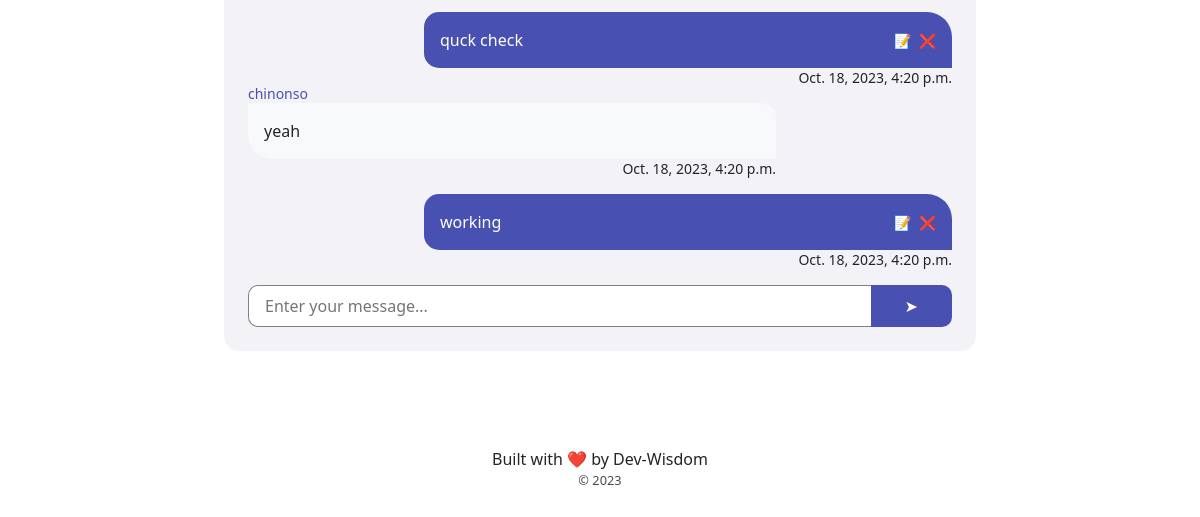
Page /group-chat/1/ (signed in, lower part) on the earlier database version.
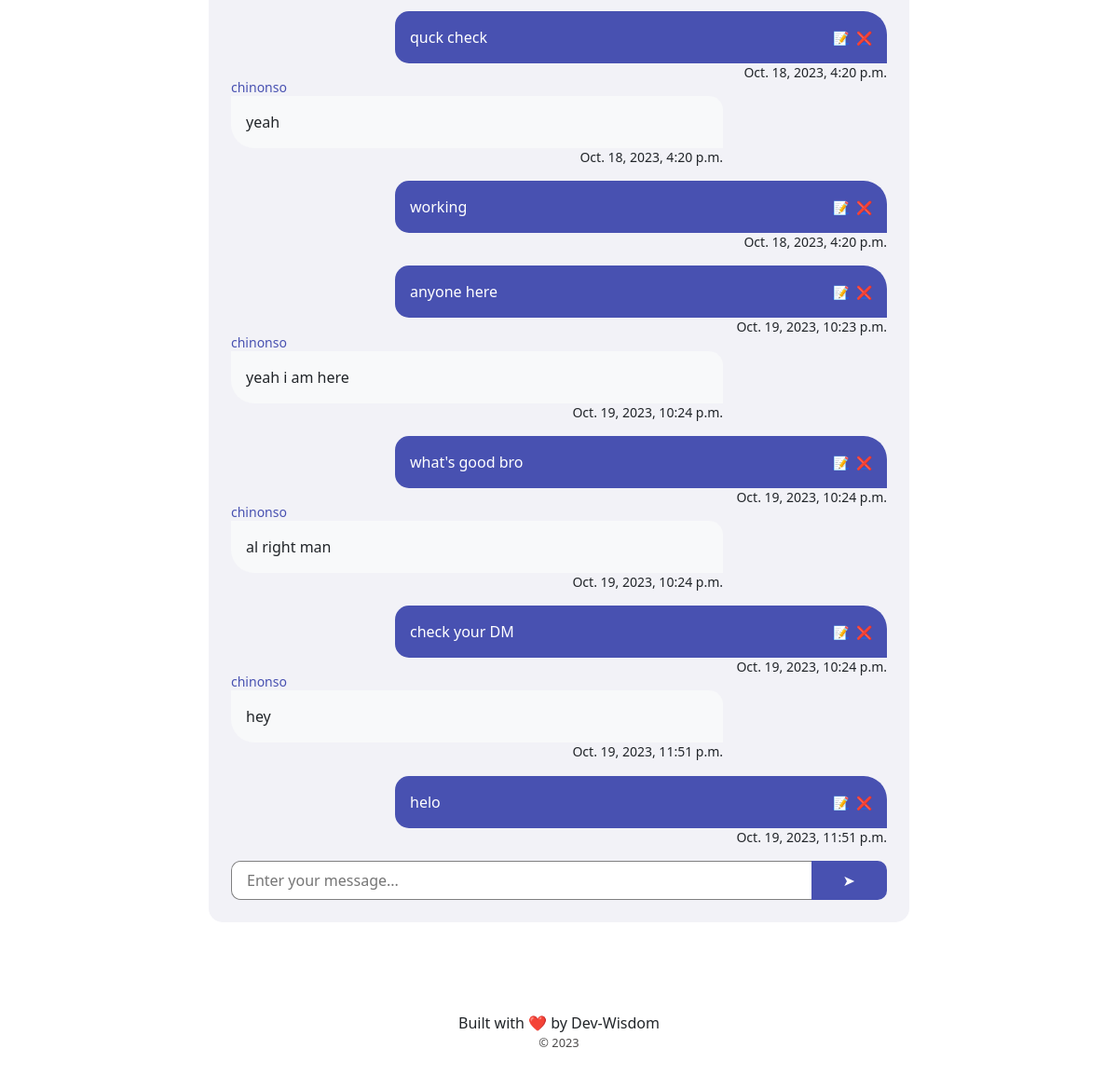
Same page on the later database version.
### base/models.py (models this page shows)
class Message(models.Model):
    body = models.TextField()
    sender = models.ForeignKey(User, on_delete=models.CASCADE, related_name="sent_messages")
    receiver = models.ForeignKey(User, on_delete=models.CASCADE, related_name="received_messages", null=True)
    room = models.ForeignKey(ChatRoom, on_delete=models.SET_NULL, null=True, blank=True)
    timestamp = models.DateTimeField(auto_now_add=True)
    is_read = models.BooleanField(default=False)
    is_deleted = models.BooleanField(default=False)
    is_edited = models.BooleanField(default=False)
    def __str__(self):
        return self.body

### base/views.py (the view)
@login_required
def group_chat(request, id):
    group = ChatRoom.objects.get(id=id)
    group_messages = Message.objects.filter(room=group)
    context = {'group': group, 'group_messages': group_messages}
    return render(request, 'base/group-chat.html', context)

### base/context_procesors.py (called while the page is built)
def custom_request(request):
    return {'request': request}

### templates/base/group-chat.html (shortened to what this page needs)
{% extends 'base/main.html' %}
{% load static %}
{% block css %}
    <link rel="stylesheet" href="{% static 'css/index.css' %}">
    <link rel="stylesheet" href="{% static 'css/pchat.css' %}">
{% endblock css %}
{% block content %}
<section class="pchat-sect">
    <div class="pchat-div">
        <div class="chat-area theme-light">
            <div class="prev-chat-area" id="group-messages">
                {% for group_message in group_messages %}
                {% if group_message.sender == request.user %}
                <div class="sender-message theme-color text-white text-right ms-auto">{{group_message}}
                    <small class="message-time text-dark">{{group_message.timestamp}}</small>
                    <small class="edit-and-delete"><a href="{% url 'edit-message' group_message.id %}" class="me-2">📝</a><a href="{% url 'delete-message' group_message.id %}">❌</a></small>
                </div>
                {% else %}
                <div class="receiver-message bg-light text-left me-auto">{{group_message}}
                    <small class="username"><a href="{% url 'user-profile' group_message.sender.id %}" style="text-decoration: none; color: inherit;">
                        {{group_message.sender.username}}
                    </a></small>
                    <small class="message-time">{{group_message.timestamp}}</small>
                </div>
                {% endif %}
                {% empty %}
                <p class="last-chat text-center">This is the beginning of your group conversation in {{group.name|title}}</p>
                {% endfor %}
            </div>
            <form method="post" class="send-form">
                <input type="text" name="chat" id="message-input" class="message" placeholder="Enter your message...">
                <input type="submit" id="send-message" value="➤" class="send theme-color text-white ms-auto">
            </form>
        </div>
    </div>
  </section>
{%  endblock %}

### templates/base/main.html (shortened to what this page needs)
{% load static %}
<!DOCTYPE html>
<html lang="en">
<head>
    {% block css %}{% endblock css %}
    <link href="https://cdn.jsdelivr.net/npm/bootstrap@5.3.2/dist/css/bootstrap.min.css" rel="stylesheet">
    <link rel="stylesheet" href="https://cdn.jsdelivr.net/npm/bootstrap-icons@1.11.1/font/bootstrap-icons.css">
</head>
<body>
    {% block content %}
    {% endblock %}
    {% include 'base/footer.html' %}
</body>
</html>

### templates/base/footer.html
<footer class="d-flexx pt-5 pb-5 text-center">
    <p class="mb-0">Built with ❤️ by Dev-Wisdom</p>
    <small class="last-chat mt-0 fw-100">&copy; 2023</small>
</footer>

### static/css/index.css (style rules this page uses)
* { box-sizing: border-box; }
body { position: relative; width: 100vw; overflow-x: hidden; overflow-y: auto; margin: 0; padding: 0; }
.theme-color { background-color: rgb(72, 81, 177); }
.theme-light { background-color: rgb(242, 242, 247); }
.d-flexx { display: flex; flex-direction: column; align-items: center; justify-content: center; font-weight: 500; }
.time, .last-chat { color: rgb(75, 73, 73); }
.time, .last-chat, .group-desc { font-weight: 500; font-size: 0.8rem; margin: 0; }

### static/css/pchat.css (style rules this page uses)
.pchat-sect { margin: 1rem 12rem; }
.pchat-div { border-radius: 20px; padding: 2rem }
.edit-and-delete { position: absolute; right: 1rem; top: 50%; transform: translateY(-50%); font-weight: 500; }
.chat-area { padding: 1.5rem; position: relative; border-radius: 0 0 15px 15px; }
.prev-chat-area { position: relative; }
.username { position: absolute; top: -20px; left: 0; color: rgb(72, 81, 177); }
.message-time { position: absolute; bottom: -20px; right: -0; }
.sender-message, .receiver-message { width: auto; max-width: 75%; padding: 1rem; border-radius: 5px; margin: 2.2rem 0; position: relative; }
.sender-message { border-radius: 15px 25px 0 15px; position: relative; }
.receiver-message { border-radius: 0 15px 0 25px; }
.send-form { display: flex; width: 100%; margin-top: 1.5rem; }
.message { padding: .5rem 1rem; border: 1px solid grey; border-right: none; border-radius: 10px 0 0 10px; flex: 9; }
.send { text-align: center; border: none; border-radius: 0 10px 10px 0; font-weight: 500; padding: .5rem .5rem; flex: 1; }

Differences in the rows shown:
added Message: body "anyone here", timestamp "Oct. 19, 2023, 10:23 p.m."
added Message: body "yeah i am here", sender.username "chinonso", timestamp "Oct. 19, 2023, 10:24 p.m."
added Message: body "what's good bro", timestamp "Oct. 19, 2023, 10:24 p.m."
added Message: body "al right man", sender.username "chinonso", timestamp "Oct. 19, 2023, 10:24 p.m."
added Message: body "check your DM", timestamp "Oct. 19, 2023, 10:24 p.m."
added Message: body "hey", sender.username "chinonso", timestamp "Oct. 19, 2023, 11:51 p.m."
added Message: body "helo", timestamp "Oct. 19, 2023, 11:51 p.m."
